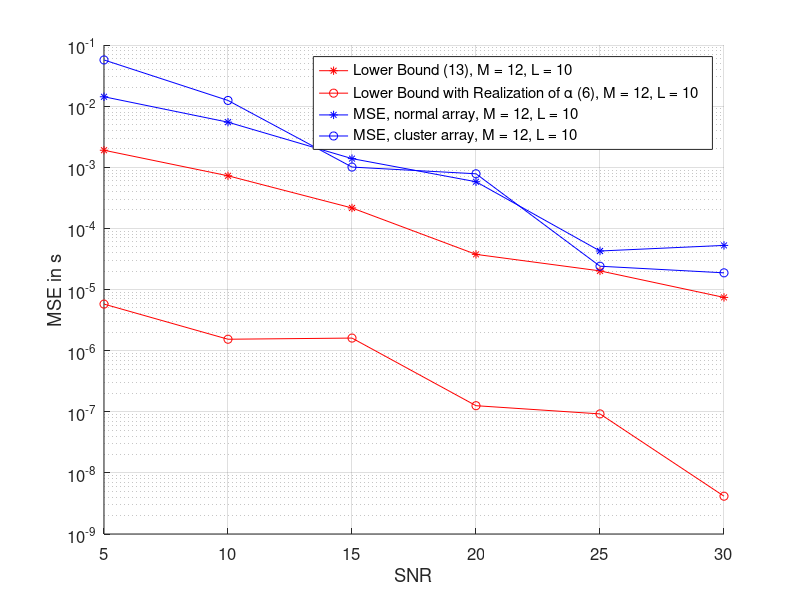

This chart was generated by the following MATLAB code:
% this script is used to plot the change of the variance of estiamted
% sigma square

load('MSEResultsSigmaToSource.mat')
load('lowerBoundAlphaResultsSigmaToSource.mat')
load('lowerBoundResultsSigmaToSource.mat')
snrSize = [5,10,15,20,25,30];
data_12_element_10_snapshot_lower_bound = lowerBoundResultsSigmaToSource(:,1);
data_12_element_10_snapshot_lower_bound_alpha = lowerBoundAlphaResultsSigmaToSource(:,1);
data_12_element_10_snapshot_MSE_normal = MSEResultsSigmaToSource(:,1);
data_12_element_10_snapshot_MSE_cluster = MSEResultsSigmaToSource(:,2);

hold on
element12snapshot10Bound = plot(snrSize,data_12_element_10_snapshot_lower_bound,'-*','Color','red');
element12snapshot10BoundAlpha =  plot(snrSize,data_12_element_10_snapshot_lower_bound_alpha,'-o','Color','red');
element12snapshot10MSENormal = plot(snrSize,data_12_element_10_snapshot_MSE_normal,'-*','Color','blue');
element12snapshot10MSECluster =  plot(snrSize,data_12_element_10_snapshot_MSE_cluster,'-o','Color','blue');

legend([element12snapshot10Bound,element12snapshot10BoundAlpha,element12snapshot10MSENormal,element12snapshot10MSECluster],...
    'Lower Bound (13), M = 12, L = 10','Lower Bound with Realization of \alpha (6), M = 12, L = 10', 'MSE, normal array, M = 12, L = 10', 'MSE, cluster array, M = 12, L = 10')
xlabel('SNR')
ylabel('MSE in s')
set(gca, 'YScale', 'log', 'FontSize',12)
grid on